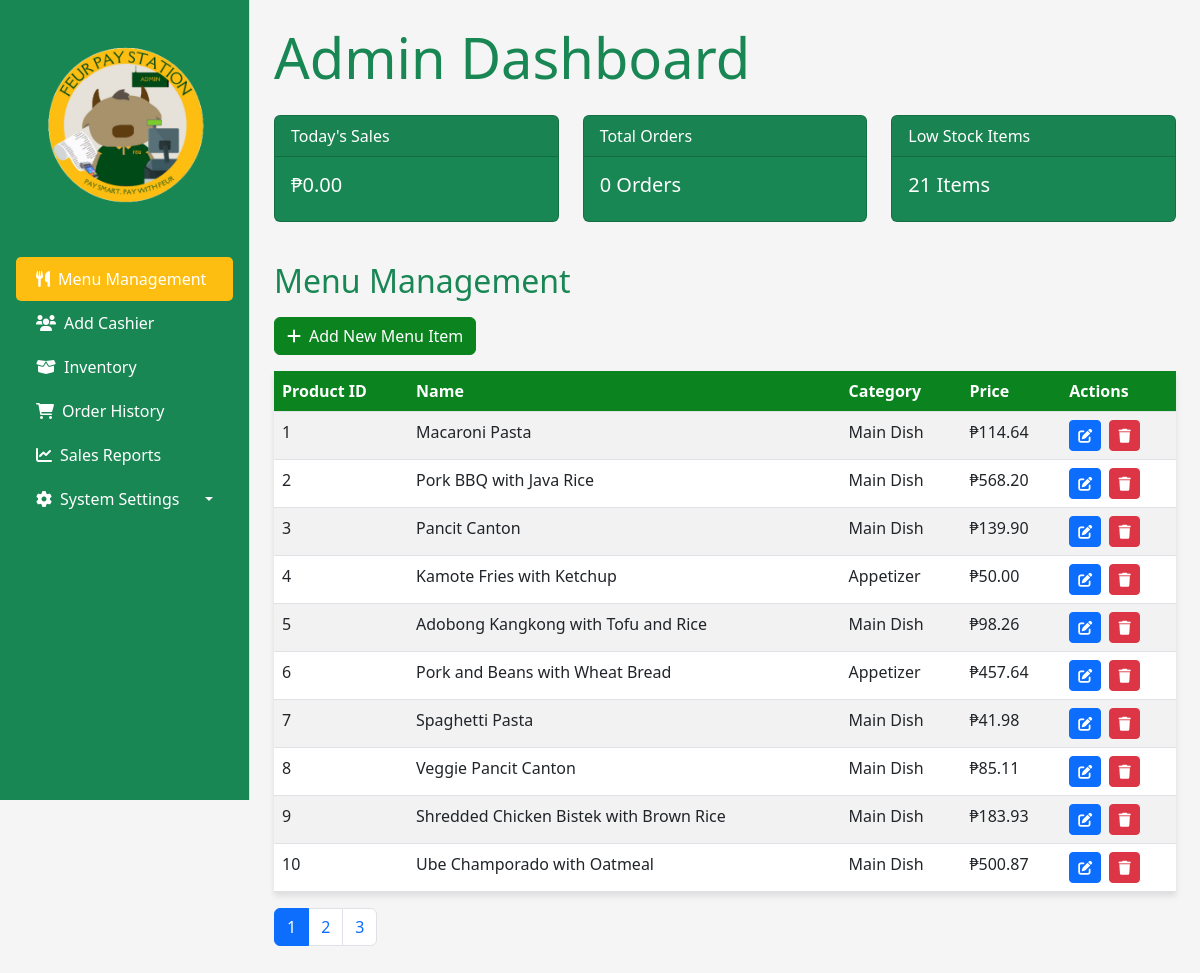
/admin/admin.php, run on the app's committed database.
### tables this page shows
CREATE TABLE `product` (
  `Product_Id` int(11) NOT NULL,
  `ItemName` varchar(150) DEFAULT NULL,
  `Category` varchar(100) DEFAULT NULL,
  `Sku` varchar(50) DEFAULT '0',
  `Product_Quantity` int(11) DEFAULT 0,
  `UnitPrice` decimal(10,2) DEFAULT NULL,
  `Supplier` varchar(50) DEFAULT NULL,
  `RestockLevel` int(11) DEFAULT 0,
  `AddedAt` datetime DEFAULT current_timestamp(),
  `ExpirationDate` date DEFAULT NULL
);

### admin/admin.php (the view, shortened to what this page needs)
<?php
include '../include/db.php';
$today = date('Y-m-d');
$limit = 10;
$page = isset($_GET['page']) ? (int)$_GET['page'] : 1;
$offset = ($page - 1) * $limit;
$totalStmt = $conn->query("SELECT COUNT(*) FROM product");
$totalRows = $totalStmt->fetchColumn();
$totalPages = ceil($totalRows / $limit);
$stmt = $conn->prepare("SELECT Product_Id, ItemName, Category, UnitPrice, Supplier, ExpirationDate FROM product LIMIT :limit OFFSET :offset");
$stmt->bindParam(':limit', $limit, PDO::PARAM_INT);
$stmt->bindParam(':offset', $offset, PDO::PARAM_INT);
$stmt->execute();
$products = $stmt->fetchAll(PDO::FETCH_ASSOC);
$salesStmt = $conn->prepare("SELECT SUM(OrderHistory_TotalAmount) FROM orderhistory WHERE DATE(OrderDate) = ?");
$salesStmt->execute([$today]);
$todaysSales = $salesStmt->fetchColumn();
$todaysSales = $todaysSales ? $todaysSales : 0;
$orderCountStmt = $conn->query("SELECT COUNT(*) FROM orderhistory");
$totalOrders = $orderCountStmt->fetchColumn();
$lowStockStmt = $conn->query("SELECT COUNT(*) FROM product WHERE Product_Quantity < 5");
$lowStockCount = $lowStockStmt->fetchColumn();
?>
<!DOCTYPE html>
<html lang="en">
<head>
    <link href="https://cdn.jsdelivr.net/npm/bootstrap@5.3.0/dist/css/bootstrap.min.css" rel="stylesheet">
    <link rel="stylesheet" href="https://cdnjs.cloudflare.com/ajax/libs/font-awesome/6.0.0/css/all.min.css">
    <link rel="stylesheet" href="admin.css">
</head>
<body>
    <div class="d-flex">
        <div class="main-content p-4 w-100">
        <nav class="sidebar bg-success text-white p-3">
            <h2 class="mb-4">
                <img src="admin.png" alt="FEUR Logo" class="logo">
            </h2>
            <ul class="nav flex-column">
                <li class="nav-item">
                    <a href="#" class="nav-link text-white active" data-section="menu-management-section">
                        <i class="fas fa-utensils me-2"></i>Menu Management
                    </a>
                </li>
                <li class="nav-item">
                    <a href="#" class="nav-link text-white" data-section="cashier-management-section">
                        <i class="fas fa-users me-2"></i>Add Cashier
                    </a>
                </li>
                <li class="nav-item">
                    <a href="#" class="nav-link text-white" data-section="inventory-section">
                        <i class="fas fa-box-open me-2"></i>Inventory
                    </a>
                </li>
                <li class="nav-item">
                    <a href="#" class="nav-link text-white" data-section="orders-section">
                        <i class="fas fa-shopping-cart me-2"></i>Order History
                    </a>
                </li>
                <li class="nav-item">
                    <a href="#" class="nav-link text-white" data-section="reports-section">
                        <i class="fas fa-chart-line me-2"></i>Sales Reports
                    </a>
                </li>
                <li class="nav-item dropdown">
                    <a href="#" class="nav-link text-white dropdown-toggle" id="settings-dropdown" data-bs-toggle="dropdown" aria-expanded="false">
                        <i class="fas fa-cog me-2"></i>System Settings
                    </a>
                </li>
            </ul>
        </nav>
            <div id="dashboard-section">
                <h1 class="display-4 text-success mb-4" >Admin Dashboard</h1>
                <div class="row">
                    <div class="col-md-4">
                        <div class="card text-white bg-success mb-3">
                            <div class="card-header">Today's Sales</div>
                            <div class="card-body">
                                <h5 class="card-title">₱<?= number_format($todaysSales, 2) ?></h5>
                            </div>
                        </div>
                    </div>
                    <div class="col-md-4">
                        <div class="card text-white bg-success mb-3">
                            <div class="card-header">Total Orders</div>
                            <div class="card-body">
                                <h5 class="card-title"><?= $totalOrders ?> Orders</h5>
                            </div>
                        </div>
                    </div>
                    <div class="col-md-4">
                        <div class="card text-white bg-success mb-3">
                            <div class="card-header">Low Stock Items</div>
                            <div class="card-body">
                                <h5 class="card-title"><?= $lowStockCount ?> Items</h5>
                            </div>
                        </div>
                    </div>
                </div>
            </div>
            <div id="menu-management-section" class="mt-4 section-content active">
                <h2 class="text-success mb-3">Menu Management</h2>
                <div class="row">
                    <div class="col-md-12">
                        <button class="btn btn-success mb-3" data-bs-toggle="modal" data-bs-target="#addMenuItemModal">
                            <i class="fas fa-plus me-2"></i>Add New Menu Item
                        </button>
                        <table class="table table-striped">
                            <thead>
                                <tr>
                                    <th>Product ID</th>
                                    <th>Name</th>
                                    <th>Category</th>
                                    <th>Price</th>
                                    <th>Actions</th>
                                </tr>
                            </thead>
                            <tbody>
                                <?php foreach ($products as $product): ?>
                                    <tr>
                                        <td><?= htmlspecialchars($product['Product_Id']) ?></td>
                                        <td><?= htmlspecialchars($product['ItemName']) ?></td>
                                        <td><?= htmlspecialchars($product['Category']) ?></td>
                                        <td>₱<?= number_format($product['UnitPrice'], 2) ?></td>
                                        <td>
                                            <button class="btn btn-sm btn-primary me-1" data-bs-toggle="modal" data-bs-target="#editModal<?= $product['Product_Id'] ?>">
                                                <i class="fas fa-edit"></i>
                                            </button>
                                            <a href="../include/delete_product.php?id=<?= $product['Product_Id'] ?>" class="btn btn-sm btn-danger" onclick="return confirm('Are you sure you want to delete this product?');">
                                                <i class="fas fa-trash"></i>
                                            </a>
                                        </td>
                                    </tr>
                                <?php endforeach; ?>
                            </tbody>
                        </table>
                        <nav>
                            <ul class="pagination">
                                <?php for ($i = 1; $i <= $totalPages; $i++): ?>
                                    <li class="page-item <?= $i === $page ? 'active' : '' ?>">
                                        <a class="page-link" href="?page=<?= $i ?>"><?= $i ?></a>
                                    </li>
                                <?php endfor; ?>
                            </ul>
                        </nav>
                    </div>
                </div>
            </div>
        </div>
    </div>
</body>
</html>

### admin/admin.css (style rules this page uses)
body { font-family: 'Segoe UI', Tahoma, Geneva, Verdana, sans-serif; background-color: #f5f5f5; margin: 0; padding: 0; }
:root { --feu-green: #0b8420; --feu-gold: #febe11; --feu-light: #f0f4f7; --text-color: #333; }
.logo { max-width: 100%; height: auto; display: block; margin: 0 auto; }
.sidebar { width: 250px; height: 100vh; background-color: var(--feu-green); border-right: 1px solid #ddd; color: white; transition: width 0.3s ease; position: fixed; top: 0; left: 0; overflow-y: auto; }
.sidebar h2 { color: var(--feu-gold); text-align: center; }
.sidebar .nav-link { color: white; padding: 10px 20px; transition: all 0.3s ease; display: flex; align-items: center; }
.sidebar .nav-link i { margin-right: 10px; }
.sidebar .nav-link:hover, .sidebar .nav-link.active { background-color: var(--feu-gold); color: var(--feu-green); border-radius: 5px; }
.sidebar .dropdown-toggle::after { margin-left: auto; }
.main-content { flex-grow: 1; padding: 20px; margin-left: 250px; }
.card { transition: transform 0.3s ease, box-shadow 0.3s ease; }
.table { background-color: white; box-shadow: 0 4px 6px rgba(0,0,0,0.1); }
.table th { background-color: var(--feu-green); color: white; }
.btn-success { background-color: var(--feu-green); border-color: var(--feu-green); }
.section-content { display: none; }
.section-content.active { display: block; }

### data on the page
product: Product_Id "1", ItemName "Macaroni Pasta", Category "Main Dish", UnitPrice "114.64"
product: Product_Id "2", ItemName "Pork BBQ with Java Rice", Category "Main Dish", UnitPrice "568.20"
product: Product_Id "3", ItemName "Pancit Canton", Category "Main Dish", UnitPrice "139.90"
product: Product_Id "4", ItemName "Kamote Fries with Ketchup", Category "Appetizer", UnitPrice "50.00"
product: Product_Id "5", ItemName "Adobong Kangkong with Tofu and Rice", Category "Main Dish", UnitPrice "98.26"
product: Product_Id "6", ItemName "Pork and Beans with Wheat Bread", Category "Appetizer", UnitPrice "457.64"
product: Product_Id "7", ItemName "Spaghetti Pasta", Category "Main Dish", UnitPrice "41.98"
product: Product_Id "8", ItemName "Veggie Pancit Canton", Category "Main Dish", UnitPrice "85.11"
product: Product_Id "9", ItemName "Shredded Chicken Bistek with Brown Rice", Category "Main Dish", UnitPrice "183.93"
product: Product_Id "10", ItemName "Ube Champorado with Oatmeal", Category "Main Dish", UnitPrice "500.87"

### other printed values
$todaysSales "0.00"
$totalOrders "0"
$lowStockCount "21"
